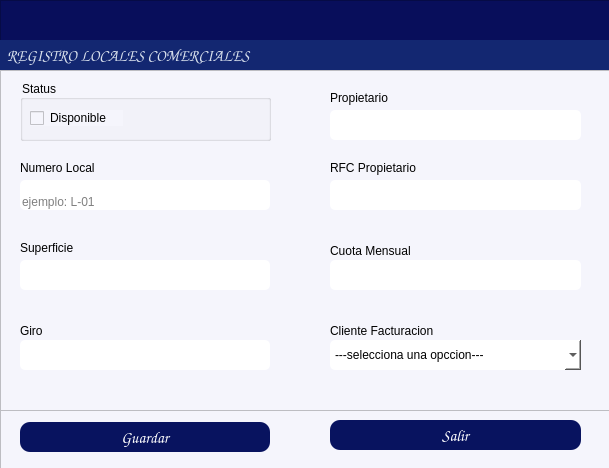
<?xml version="1.0" encoding="UTF-8"?>
<ui version="4.0">
 <class>formClientes</class>
 <widget class="QDialog" name="formClientes">
  <property name="windowModality">
   <enum>Qt::WindowModality::ApplicationModal</enum>
  </property>
  <property name="geometry">
   <rect>
    <x>0</x>
    <y>0</y>
    <width>609</width>
    <height>468</height>
   </rect>
  </property>
  <property name="windowTitle">
   <string/>
  </property>
  <property name="styleSheet">
   <string notr="true">background-color: rgb(245, 245, 252);</string>
  </property>
  <widget class="QFrame" name="frame">
   <property name="geometry">
    <rect>
     <x>0</x>
     <y>0</y>
     <width>681</width>
     <height>71</height>
    </rect>
   </property>
   <property name="maximumSize">
    <size>
     <width>16777215</width>
     <height>16777215</height>
    </size>
   </property>
   <property name="styleSheet">
    <string notr="true">background-color: rgb(8, 14, 91);</string>
   </property>
   <property name="frameShape">
    <enum>QFrame::Shape::StyledPanel</enum>
   </property>
   <property name="frameShadow">
    <enum>QFrame::Shadow::Raised</enum>
   </property>
   <widget class="QLabel" name="label_6">
    <property name="geometry">
     <rect>
      <x>0</x>
      <y>40</y>
      <width>832</width>
      <height>31</height>
     </rect>
    </property>
    <property name="font">
     <font>
      <family>Comic Sans MS</family>
      <pointsize>12</pointsize>
      <bold>true</bold>
     </font>
    </property>
    <property name="styleSheet">
     <string notr="true">color: rgb(255, 255, 255);
background-color: rgb(19, 39, 113);
color: rgb(255, 78, 2);
color: rgb(216, 224, 236);</string>
    </property>
    <property name="text">
     <string>  REGISTRO LOCALES COMERCIALES</string>
    </property>
    <property name="alignment">
     <set>Qt::AlignmentFlag::AlignLeading|Qt::AlignmentFlag::AlignLeft|Qt::AlignmentFlag::AlignVCenter</set>
    </property>
   </widget>
  </widget>
  <widget class="QFrame" name="frame_2">
   <property name="geometry">
    <rect>
     <x>0</x>
     <y>70</y>
     <width>681</width>
     <height>341</height>
    </rect>
   </property>
   <property name="maximumSize">
    <size>
     <width>16777215</width>
     <height>500</height>
    </size>
   </property>
   <property name="styleSheet">
    <string notr="true">background-color: rgb(255, 255, 255);
background-color: rgb(245, 245, 252);</string>
   </property>
   <property name="frameShape">
    <enum>QFrame::Shape::StyledPanel</enum>
   </property>
   <property name="frameShadow">
    <enum>QFrame::Shadow::Raised</enum>
   </property>
   <widget class="QLineEdit" name="txtLocal">
    <property name="geometry">
     <rect>
      <x>20</x>
      <y>110</y>
      <width>250</width>
      <height>30</height>
     </rect>
    </property>
    <property name="styleSheet">
     <string notr="true">background-color: rgb(255, 255, 255);
border-radius:5px;</string>
    </property>
    <property name="text">
     <string/>
    </property>
    <property name="echoMode">
     <enum>QLineEdit::EchoMode::Normal</enum>
    </property>
    <property name="alignment">
     <set>Qt::AlignmentFlag::AlignBottom|Qt::AlignmentFlag::AlignLeading|Qt::AlignmentFlag::AlignLeft</set>
    </property>
    <property name="placeholderText">
     <string>ejemplo: L-01</string>
    </property>
   </widget>
   <widget class="QLabel" name="label_4">
    <property name="geometry">
     <rect>
      <x>20</x>
      <y>250</y>
      <width>49</width>
      <height>21</height>
     </rect>
    </property>
    <property name="text">
     <string>Giro</string>
    </property>
   </widget>
   <widget class="QLabel" name="label_3">
    <property name="geometry">
     <rect>
      <x>330</x>
      <y>250</y>
      <width>111</width>
      <height>21</height>
     </rect>
    </property>
    <property name="text">
     <string>Cliente Facturacion</string>
    </property>
   </widget>
   <widget class="QGroupBox" name="groupBoxStatus">
    <property name="geometry">
     <rect>
      <x>20</x>
      <y>10</y>
      <width>251</width>
      <height>61</height>
     </rect>
    </property>
    <property name="styleSheet">
     <string notr="true"/>
    </property>
    <property name="title">
     <string>Status</string>
    </property>
    <widget class="QCheckBox" name="checkBoxStatus">
     <property name="geometry">
      <rect>
       <x>10</x>
       <y>30</y>
       <width>93</width>
       <height>16</height>
      </rect>
     </property>
     <property name="styleSheet">
      <string notr="true">border-color: rgb(0, 0, 0);</string>
     </property>
     <property name="text">
      <string>Disponible</string>
     </property>
    </widget>
   </widget>
   <widget class="QLabel" name="label_5">
    <property name="geometry">
     <rect>
      <x>330</x>
      <y>170</y>
      <width>91</width>
      <height>21</height>
     </rect>
    </property>
    <property name="text">
     <string>Cuota Mensual</string>
    </property>
   </widget>
   <widget class="QLabel" name="label_7">
    <property name="geometry">
     <rect>
      <x>330</x>
      <y>20</y>
      <width>71</width>
      <height>16</height>
     </rect>
    </property>
    <property name="text">
     <string>Propietario</string>
    </property>
   </widget>
   <widget class="QLabel" name="label_9">
    <property name="geometry">
     <rect>
      <x>330</x>
      <y>90</y>
      <width>111</width>
      <height>16</height>
     </rect>
    </property>
    <property name="text">
     <string>RFC Propietario</string>
    </property>
   </widget>
   <widget class="QLineEdit" name="txtSuperficie">
    <property name="geometry">
     <rect>
      <x>20</x>
      <y>190</y>
      <width>250</width>
      <height>30</height>
     </rect>
    </property>
    <property name="styleSheet">
     <string notr="true">background-color: rgb(255, 255, 255);
border-radius:5px;
</string>
    </property>
    <property name="alignment">
     <set>Qt::AlignmentFlag::AlignBottom|Qt::AlignmentFlag::AlignLeading|Qt::AlignmentFlag::AlignLeft</set>
    </property>
   </widget>
   <widget class="QLineEdit" name="txtCuota">
    <property name="geometry">
     <rect>
      <x>330</x>
      <y>190</y>
      <width>251</width>
      <height>30</height>
     </rect>
    </property>
    <property name="styleSheet">
     <string notr="true">background-color: rgb(255, 255, 255);
border-radius:5px;</string>
    </property>
    <property name="alignment">
     <set>Qt::AlignmentFlag::AlignBottom|Qt::AlignmentFlag::AlignLeading|Qt::AlignmentFlag::AlignLeft</set>
    </property>
   </widget>
   <widget class="QLineEdit" name="txtRFC_p">
    <property name="geometry">
     <rect>
      <x>330</x>
      <y>110</y>
      <width>251</width>
      <height>30</height>
     </rect>
    </property>
    <property name="styleSheet">
     <string notr="true">background-color: rgb(255, 255, 255);
border-radius:5px;</string>
    </property>
    <property name="text">
     <string/>
    </property>
    <property name="maxLength">
     <number>13</number>
    </property>
    <property name="alignment">
     <set>Qt::AlignmentFlag::AlignBottom|Qt::AlignmentFlag::AlignLeading|Qt::AlignmentFlag::AlignLeft</set>
    </property>
   </widget>
   <widget class="QLineEdit" name="txtPropietario">
    <property name="geometry">
     <rect>
      <x>330</x>
      <y>40</y>
      <width>251</width>
      <height>30</height>
     </rect>
    </property>
    <property name="styleSheet">
     <string notr="true">background-color: rgb(255, 255, 255);
border-radius:5px;</string>
    </property>
    <property name="alignment">
     <set>Qt::AlignmentFlag::AlignBottom|Qt::AlignmentFlag::AlignLeading|Qt::AlignmentFlag::AlignLeft</set>
    </property>
   </widget>
   <widget class="QLineEdit" name="txtGiro">
    <property name="geometry">
     <rect>
      <x>20</x>
      <y>270</y>
      <width>250</width>
      <height>30</height>
     </rect>
    </property>
    <property name="styleSheet">
     <string notr="true">background-color: rgb(255, 255, 255);
border-radius:5px;</string>
    </property>
    <property name="alignment">
     <set>Qt::AlignmentFlag::AlignBottom|Qt::AlignmentFlag::AlignLeading|Qt::AlignmentFlag::AlignLeft</set>
    </property>
   </widget>
   <widget class="QLabel" name="label_10">
    <property name="geometry">
     <rect>
      <x>20</x>
      <y>90</y>
      <width>111</width>
      <height>16</height>
     </rect>
    </property>
    <property name="text">
     <string>Numero Local</string>
    </property>
   </widget>
   <widget class="QLabel" name="label_11">
    <property name="geometry">
     <rect>
      <x>20</x>
      <y>170</y>
      <width>61</width>
      <height>16</height>
     </rect>
    </property>
    <property name="text">
     <string>Superficie</string>
    </property>
   </widget>
   <widget class="QComboBox" name="cmbClientes">
    <property name="geometry">
     <rect>
      <x>330</x>
      <y>270</y>
      <width>251</width>
      <height>30</height>
     </rect>
    </property>
    <property name="styleSheet">
     <string notr="true">background-color: rgb(255, 255, 255);
border-radius:5px;</string>
    </property>
    <item>
     <property name="text">
      <string>---selecciona una opccion---</string>
     </property>
    </item>
   </widget>
   <zorder>txtLocal</zorder>
   <zorder>label_4</zorder>
   <zorder>label_3</zorder>
   <zorder>groupBoxStatus</zorder>
   <zorder>label_5</zorder>
   <zorder>label_7</zorder>
   <zorder>label_9</zorder>
   <zorder>txtSuperficie</zorder>
   <zorder>txtCuota</zorder>
   <zorder>txtRFC_p</zorder>
   <zorder>txtGiro</zorder>
   <zorder>label_10</zorder>
   <zorder>label_11</zorder>
   <zorder>cmbClientes</zorder>
   <zorder>txtPropietario</zorder>
  </widget>
  <widget class="QFrame" name="frame_3">
   <property name="geometry">
    <rect>
     <x>0</x>
     <y>410</y>
     <width>654</width>
     <height>60</height>
    </rect>
   </property>
   <property name="maximumSize">
    <size>
     <width>16777215</width>
     <height>60</height>
    </size>
   </property>
   <property name="styleSheet">
    <string notr="true"/>
   </property>
   <property name="frameShape">
    <enum>QFrame::Shape::StyledPanel</enum>
   </property>
   <property name="frameShadow">
    <enum>QFrame::Shadow::Raised</enum>
   </property>
   <widget class="QPushButton" name="btnGuardar">
    <property name="geometry">
     <rect>
      <x>20</x>
      <y>12</y>
      <width>250</width>
      <height>30</height>
     </rect>
    </property>
    <property name="font">
     <font>
      <family>Comic Sans MS</family>
      <pointsize>12</pointsize>
      <bold>false</bold>
     </font>
    </property>
    <property name="cursor">
     <cursorShape>PointingHandCursor</cursorShape>
    </property>
    <property name="layoutDirection">
     <enum>Qt::LayoutDirection::LeftToRight</enum>
    </property>
    <property name="styleSheet">
     <string notr="true">background-color: rgb(8, 19, 95);
color: rgb(255, 255, 255);
border-radius:10px;
</string>
    </property>
    <property name="text">
     <string>Guardar</string>
    </property>
    <property name="icon">
     <iconset>
      <normaloff>../iconos/guardar.png</normaloff>../iconos/guardar.png</iconset>
    </property>
    <property name="iconSize">
     <size>
      <width>40</width>
      <height>40</height>
     </size>
    </property>
    <property name="flat">
     <bool>true</bool>
    </property>
   </widget>
   <widget class="QPushButton" name="btnSalir">
    <property name="geometry">
     <rect>
      <x>330</x>
      <y>10</y>
      <width>251</width>
      <height>30</height>
     </rect>
    </property>
    <property name="font">
     <font>
      <family>Comic Sans MS</family>
      <pointsize>12</pointsize>
      <bold>false</bold>
     </font>
    </property>
    <property name="cursor">
     <cursorShape>PointingHandCursor</cursorShape>
    </property>
    <property name="layoutDirection">
     <enum>Qt::LayoutDirection::LeftToRight</enum>
    </property>
    <property name="styleSheet">
     <string notr="true">background-color: rgb(8, 19, 95);
color: rgb(255, 255, 255);
border-radius:10px;
</string>
    </property>
    <property name="text">
     <string>Salir</string>
    </property>
    <property name="icon">
     <iconset>
      <normaloff>../iconos/salir.ico</normaloff>../iconos/salir.ico</iconset>
    </property>
    <property name="iconSize">
     <size>
      <width>30</width>
      <height>30</height>
     </size>
    </property>
    <property name="flat">
     <bool>true</bool>
    </property>
   </widget>
  </widget>
 </widget>
 <resources/>
 <connections/>
</ui>
